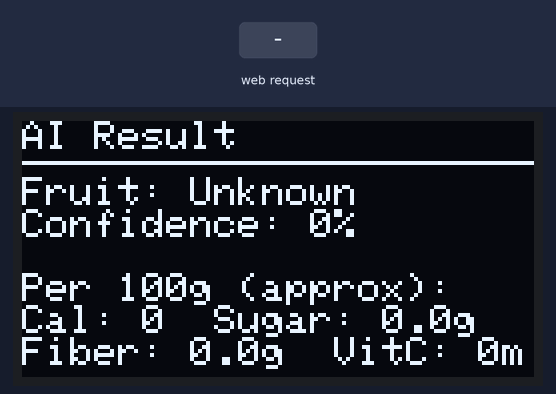
Recording of a sketch running on a simulated ESP32. On the bench: 128×64 one-colour display. The test bench sets the inputs (shaded band). WiFi joins after 1.5 s; servers stay silent unless stated; the camera gives no picture; what the sketch prints to the serial monitor is not drawn.

Above: at 3.1 s.
3.2 s: HTTP request GET /ai?label=banana received
At 4.8 s:
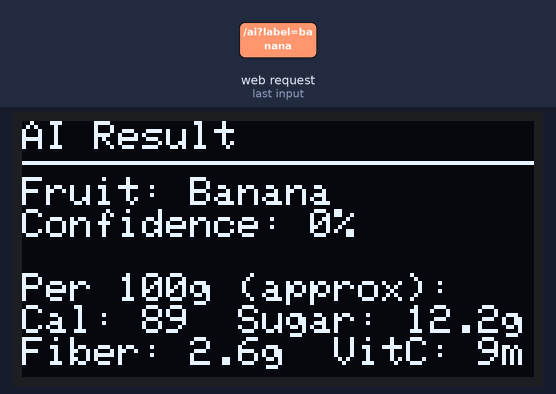
5.1 s: HTTP request GET /ai?label=apple received
At 6.4 s:
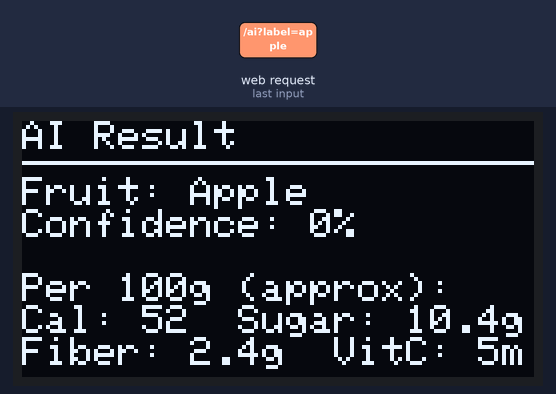
7.0 s: HTTP request GET /ai?label=orange received
At 7.9 s:
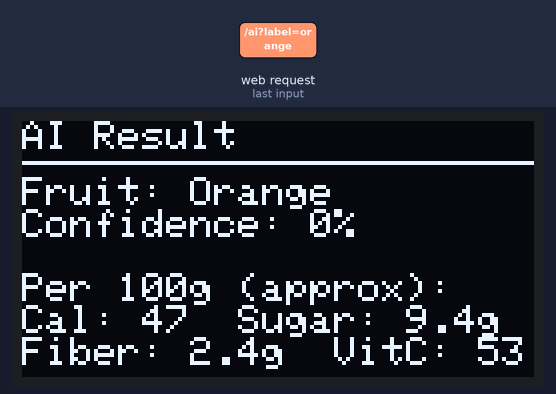
8.9 s: HTTP request GET /ai?label=mango received
At 10.5 s:
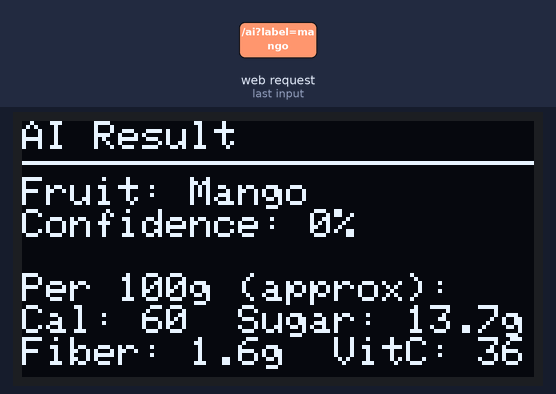
10.8 s: HTTP request GET /ai received
At 11.04 s:
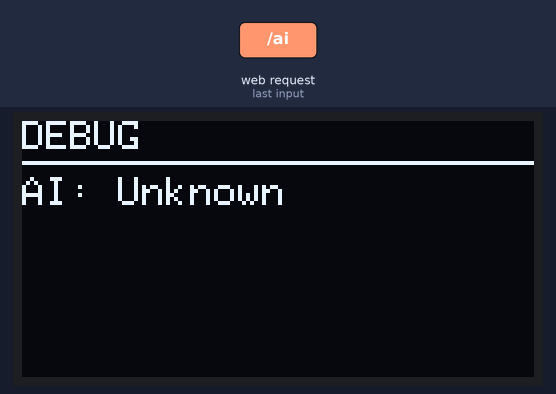
12.7 s: HTTP request GET /ai?label=1 received
At 12.94 s:
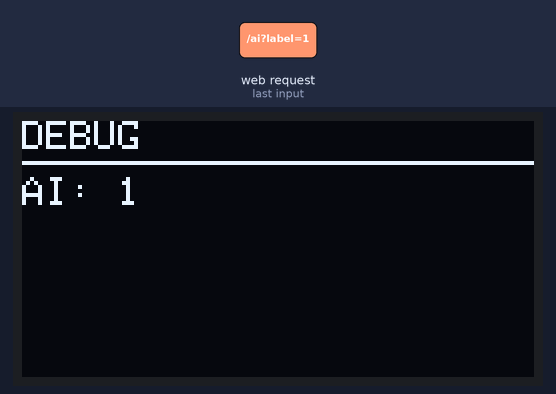
Timing chart, 0 to 15.7 s (numbered marks = the images above; inputs shaded):
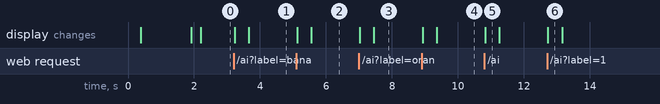

Measured:
- after the input at 3.2 s, the display: first changes at once (image 1 shows a later state)
- after the input at 5.1 s, the display: first changes at once (image 2 shows a later state)
- after the input at 7.0 s, the display: first changes at once (image 3 shows a later state)
- after the input at 8.9 s, the display: first changes at once (image 4 shows a later state)
- after the input at 10.8 s, the display: changes at once (image 5)
- after the input at 12.7 s, the display: changes at once (image 6)
- what the display in image 5 shows lasts 0.5 s, from 10.8 s to 11.3 s

The sketch:

AI_Fruit_Scanner_ESP32CAM.ino
```cpp
#include "esp_camera.h"
#include <WiFi.h>
#include <WebServer.h>

#include <Wire.h>
#include <Adafruit_GFX.h>
#include <Adafruit_SSD1306.h>
#include <math.h>

// ===================== WiFi =====================
const char* WIFI_SSID = "Primary_network";
const char* WIFI_PASS = "Ka@629262";

// ===================== HTTP Server =====================
WebServer server(81);

// ===================== OLED (SSD1306) =====================
#define SCREEN_WIDTH 128
#define SCREEN_HEIGHT 64
Adafruit_SSD1306 display(SCREEN_WIDTH, SCREEN_HEIGHT, &Wire, -1);

// ESP32-CAM I2C pins (AI-Thinker commonly used)
static const int I2C_SDA = 15;
static const int I2C_SCL = 14;

// ===================== Camera Pins (ESP32-CAM AI-Thinker) =====================
#define PWDN_GPIO_NUM     32
#define RESET_GPIO_NUM    -1
#define XCLK_GPIO_NUM      0
#define SIOD_GPIO_NUM     26
#define SIOC_GPIO_NUM     27

#define Y9_GPIO_NUM       35
#define Y8_GPIO_NUM       34
#define Y7_GPIO_NUM       39
#define Y6_GPIO_NUM       36
#define Y5_GPIO_NUM       21
#define Y4_GPIO_NUM       19
#define Y3_GPIO_NUM       18
#define Y2_GPIO_NUM        5
#define VSYNC_GPIO_NUM    25
#define HREF_GPIO_NUM     23
#define PCLK_GPIO_NUM     22

// ===================== UI / State =====================
String lastLabel = "None";
float  lastScore = 0.0f;

unsigned long lastAiMillis = 0;
const unsigned long RESULT_HOLD_MS = 12000;
const unsigned long READY_REFRESH_MS = 1500;
unsigned long lastDrawMillis = 0;

// ===================== Nutrition "database" =====================
struct Nutrition {
  const char* name;
  int calories;
  float sugar_g;
  float fiber_g;
  int vitaminC_mg;
};

Nutrition lookupNutrition(const String& label) {
  String L = label;
  L.toLowerCase();

  if (L == "banana")  return {"Banana", 89, 12.2, 2.6,  9};
  if (L == "apple")   return {"Apple",  52, 10.4, 2.4,  5};
  if (L == "orange")  return {"Orange", 47,  9.4, 2.4, 53};
  if (L == "mango")   return {"Mango",  60, 13.7, 1.6, 36};
  if (L == "grapes")  return {"Grapes", 69, 15.5, 0.9,  4};

  return {"Unknown", 0, 0, 0, 0};
}

// ===================== CORS / PNA =====================
// This is the key to make fetch() from 127.0.0.1 -> 192.168.x.x work in modern Chrome.
void sendCORSHeaders() {
  server.sendHeader("Access-Control-Allow-Origin", "*");
  server.sendHeader("Access-Control-Allow-Methods", "GET, OPTIONS");
  server.sendHeader(
    "Access-Control-Allow-Headers",
    "Content-Type, Access-Control-Request-Private-Network"
  );
  server.sendHeader("Access-Control-Allow-Private-Network", "true");
  server.sendHeader("Cache-Control", "no-store");
}

// Preflight handler
void handleOptions() {
  sendCORSHeaders();
  server.send(204); // No Content
}

// ===================== OLED Helpers =====================
void drawHeader(const char* title) {
  display.clearDisplay();
  display.setTextSize(1);
  display.setTextColor(SSD1306_WHITE);
  display.setCursor(0, 0);
  display.println(title);
  display.drawLine(0, 10, 127, 10, SSD1306_WHITE);
}

void oledDebug(const String& msg) {
  display.clearDisplay();
  display.setTextSize(1);
  display.setTextColor(SSD1306_WHITE);
  display.setCursor(0, 0);
  display.println("DEBUG");
  display.drawLine(0, 10, 127, 10, SSD1306_WHITE);
  display.setCursor(0, 14);
  display.println(msg);
  display.display();
}


void drawReadyScreen(const char* ipStr) {
  drawHeader("AI Fruit Scanner");
  display.setCursor(0, 14);
  display.println("Status: READY");
  display.println("Put fruit in window");
  display.println("PC is thinking...");
  display.setCursor(0, 52);
  display.print("IP: ");
  display.println(ipStr);
  display.display();
}

void drawScanningScreen() {
  drawHeader("AI Fruit Scanner");
  display.setCursor(0, 14);
  display.println("Status: SCANNING");
  display.println("Hold fruit steady");
  display.println("...");
  display.display();
}

void drawResultScreen(const String& label, float score) {
  Nutrition n = lookupNutrition(label);

  drawHeader("AI Result");
  display.setCursor(0, 14);

  display.print("Fruit: ");
  display.println(n.name);

  display.print("Confidence: ");
  display.print((int)(score * 100));
  display.println("%");

  display.println("");
  display.println("Per 100g (approx):");

  display.print("Cal: ");
  display.print(n.calories);
  display.print("  Sugar: ");
  display.print(n.sugar_g, 1);
  display.println("g");

  display.print("Fiber: ");
  display.print(n.fiber_g, 1);
  display.print("g  VitC: ");
  display.print(n.vitaminC_mg);
  display.println("mg");

  display.display();
}
void serialPrintResult(const String& label, float score) {
  Nutrition n = lookupNutrition(label);

  Serial.println("=== AI RESULT ===");
  Serial.print("Fruit: ");
  Serial.println(n.name);

  Serial.print("Confidence: ");
  Serial.print((int)(score * 100));
  Serial.println("%");

  Serial.print("Calories: ");
  Serial.print(n.calories);
  Serial.println(" kcal");

  Serial.print("Sugar: ");
  Serial.print(n.sugar_g, 1);
  Serial.println(" g");

  Serial.print("Fiber: ");
  Serial.print(n.fiber_g, 1);
  Serial.println(" g");

  Serial.print("Vitamin C: ");
  Serial.print(n.vitaminC_mg);
  Serial.println(" mg");

  Serial.println("=================");
}

void maybeRedraw() {
  unsigned long now = millis();
  bool hasRecentAI = (now - lastAiMillis) < RESULT_HOLD_MS;

  if (hasRecentAI) {
    if (now - lastDrawMillis > 250) {
      drawResultScreen(lastLabel, lastScore);
      lastDrawMillis = now;
    }
    return;
  }

  if (now - lastDrawMillis > READY_REFRESH_MS) {
    String ipStr = WiFi.localIP().toString();
    drawReadyScreen(ipStr.c_str());
    lastDrawMillis = now;
  }
}

// ===================== Camera Setup =====================
bool setupCamera() {
  camera_config_t config;
  config.ledc_channel = LEDC_CHANNEL_0;
  config.ledc_timer   = LEDC_TIMER_0;

  config.pin_d0       = Y2_GPIO_NUM;
  config.pin_d1       = Y3_GPIO_NUM;
  config.pin_d2       = Y4_GPIO_NUM;
  config.pin_d3       = Y5_GPIO_NUM;
  config.pin_d4       = Y6_GPIO_NUM;
  config.pin_d5       = Y7_GPIO_NUM;
  config.pin_d6       = Y8_GPIO_NUM;
  config.pin_d7       = Y9_GPIO_NUM;

  config.pin_xclk     = XCLK_GPIO_NUM;
  config.pin_pclk     = PCLK_GPIO_NUM;
  config.pin_vsync    = VSYNC_GPIO_NUM;
  config.pin_href     = HREF_GPIO_NUM;
  config.pin_sccb_sda = SIOD_GPIO_NUM;
  config.pin_sccb_scl = SIOC_GPIO_NUM;
  config.pin_pwdn     = PWDN_GPIO_NUM;
  config.pin_reset    = RESET_GPIO_NUM;

  config.xclk_freq_hz = 20000000;
  config.pixel_format = PIXFORMAT_JPEG;

  // Classroom-stable defaults
  config.frame_size   = FRAMESIZE_QVGA; // 320x240 (more reliable than VGA)
  config.jpeg_quality = 12;
  config.fb_count     = 1;

  esp_err_t err = esp_camera_init(&config);
  return (err == ESP_OK);
}

// ===================== Routes =====================

// /capture -> JPEG
void handleCapture() {
  sendCORSHeaders();

  camera_fb_t* fb = esp_camera_fb_get();
  if (!fb) {
    server.send(500, "text/plain", "Camera capture failed");
    return;
  }

  server.setContentLength(fb->len);
  server.send(200, "image/jpeg", "");

  WiFiClient client = server.client();
  client.write(fb->buf, fb->len);

  esp_camera_fb_return(fb);
}

// /ai?label=Banana&score=0.92
void handleAI() {
  // 1. Received request
  Serial.println("---- /ai HIT ----");

  String label = server.hasArg("label") ? server.arg("label") : "Unknown";
  String scoreStr = server.hasArg("score") ? server.arg("score") : "0";

  Serial.print("Raw label: ");
  Serial.println(label);
  Serial.print("Raw score: ");
  Serial.println(scoreStr);

  sendCORSHeaders();

  float score = scoreStr.toFloat();
  score = constrain(score, 0.0, 1.0);

  Serial.print("Parsed score: ");
  Serial.println(score, 3);

  // 2. Nutrition lookup
  Nutrition n = lookupNutrition(label);
  Serial.print("Nutrition resolved as: ");
  Serial.println(n.name);

  lastLabel = label;
  lastScore = score;
  lastAiMillis = millis();

  // 3. Show quick OLED debug BEFORE full draw
  oledDebug("AI: " + label);

  delay(400); // short pause so debug text is visible

  // 4. Draw final nutrition screen
  Serial.println("Drawing nutrition screen on OLED");
  drawResultScreen(label, score);
  serialPrintResult(label, score);
  lastDrawMillis = millis();

  server.send(
    200,
    "application/json",
    String("{\"ok\":true,\"label\":\"") + label +
    "\",\"score\":" + String(score, 3) + "}"
  );

  Serial.println("---- /ai DONE ----");
}


// /stream -> MJPEG
// NOTE: This blocks while connected (normal for simple sketches).
// For best reliability, DON'T use /stream inside your prediction page.
// Use /capture preview instead.
void handleStream() {
  WiFiClient client = server.client();

  client.println("HTTP/1.1 200 OK");
  client.println("Content-Type: multipart/x-mixed-replace; boundary=frame");
  client.println("Access-Control-Allow-Origin: *");
  client.println("Cache-Control: no-store");
  client.println();

  while (client.connected()) {
    camera_fb_t* fb = esp_camera_fb_get();
    if (!fb) break;

    client.println("--frame");
    client.println("Content-Type: image/jpeg");
    client.print("Content-Length: ");
    client.println(fb->len);
    client.println();

    client.write(fb->buf, fb->len);
    client.println();

    esp_camera_fb_return(fb);

    delay(60);
    yield();
  }
}

// ===================== Arduino =====================
void setup() {
  Serial.begin(115200);
  Serial.setDebugOutput(false);

  // OLED init
  Wire.begin(I2C_SDA, I2C_SCL);
  bool oledOK = display.begin(SSD1306_SWITCHCAPVCC, 0x3C);
  if (oledOK) {
    drawHeader("AI Fruit Scanner");
    display.setCursor(0, 14);
    display.println("Booting...");
    display.display();
  } else {
    Serial.println("OLED init failed (check wiring/address 0x3C/0x3D)");
  }

  // Camera init
  if (!setupCamera()) {
    Serial.println("Camera init failed");
    if (oledOK) {
      drawHeader("ERROR");
      display.setCursor(0, 14);
      display.println("Camera init failed");
      display.display();
    }
    while (true) delay(1000);
  }

  // WiFi
  WiFi.mode(WIFI_STA);
  WiFi.begin(WIFI_SSID, WIFI_PASS);

  if (oledOK) drawScanningScreen();

  while (WiFi.status() != WL_CONNECTED) {
    delay(250);
    Serial.print(".");
  }

  Serial.println();
  Serial.print("IP: ");
  Serial.println(WiFi.localIP());

  // OPTIONS preflight handlers (PNA/CORS)
  server.on("/",        HTTP_OPTIONS, handleOptions);
  server.on("/capture", HTTP_OPTIONS, handleOptions);
  server.on("/ai",      HTTP_OPTIONS, handleOptions);
  server.on("/stream",  HTTP_OPTIONS, handleOptions);

  // GET routes
  server.on("/", HTTP_GET, []() {
    sendCORSHeaders();
    server.send(200, "text/plain",
      "ESP32-CAM AI Fruit Scanner\n\n"
      "Stream:   /stream\n"
      "Capture:  /capture\n"
      "AI input: /ai?label=Banana&score=0.92\n"
    );
  });

  server.on("/capture", HTTP_GET, handleCapture);
  server.on("/ai",      HTTP_GET, handleAI);
  server.on("/stream",  HTTP_GET, handleStream);

  // Fallback
  server.onNotFound([]() {
    if (server.method() == HTTP_OPTIONS) {
      handleOptions();
      return;
    }
    server.send(404, "text/plain", "Not found");
  });

  server.begin();

  // READY screen
  if (oledOK) {
    String ipStr = WiFi.localIP().toString();
    drawReadyScreen(ipStr.c_str());
    lastDrawMillis = millis();
  }
}

void loop() {
  server.handleClient();
  maybeRedraw();
}
```
